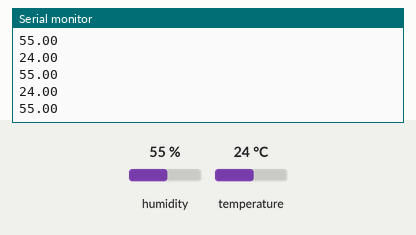
Simulated run of this sketch. Board: Arduino Uno, built with avr-gcc and run on an emulated ATmega328P. Parts: the last lines printed to the serial monitor. Inputs (shaded band) come from the test bench; at power-on: humidity 55 %, temperature 24 °C.

Above: at 3.8 s.
3.9 s: humidity set to 22 %
At 6.6 s:
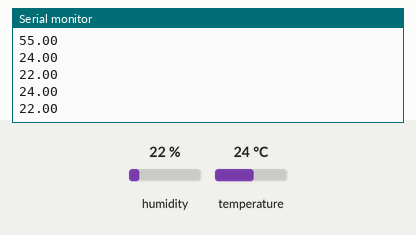
6.8 s: temperature set to 12 °C
At 7.9 s:
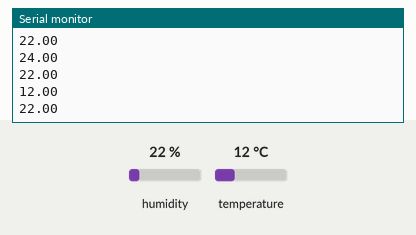
9.7 s: humidity set to 40 %
At 12.8 s:
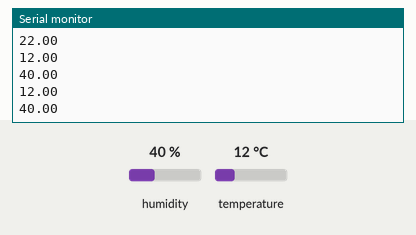
Timing chart, 0 to 14.3 s (numbered marks = the images above; inputs shaded):
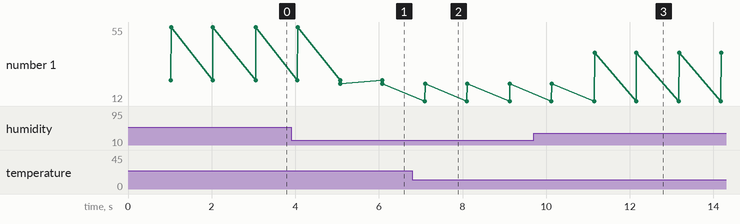

Measured:
- after the input at 3.9 s, the serial monitor: prints a new line after 1.2 s (image 1)
- after the input at 6.8 s, the serial monitor: prints a new line after 0.30 s (image 2)
- after the input at 9.7 s, the serial monitor: prints a new line after 1.5 s (image 3)
- plotted number 1: 55 → 22 after the input at 3.9 s, 22 → 40 after the input at 9.7 s

The sketch:

FINALCODE.ino
```cpp
#include "DHT.h"
#define DHTPIN 2 //digital pin connected to the DHT sensor
#define DHTTYPE DHT11 //DHT 11
DHT dht(DHTPIN,DHTTYPE);
void setup(){
  Serial.begin(9600);
  Serial.println("Group11_Lab1_Section01");
  dht.begin();
}
void loop(){
  //Wait a few moment between measurements
  delay(1000);
  //Reading temperature or humidity takes about 250 milliseconds
  //Sensor readings may also be up to 2 seconds 'old'(its very slow sensor)
  float h=dht.readHumidity();
  //Read temperature as Celsius(the default)
  float t=dht.readTemperature();
  //Read temperature as Farenheit(isFarenheit=true)
  float f=dht.readTemperature(true);

  //Check if any reads failed and exit early (to try again).
  if (isnan(h) || isnan(t) || isnan(f)){
    Serial.println(F("Failed to read the DHT sensor!"));
    return;
  }
  //Compute heat index in Farenheit (the default)
  float hif = dht.computeHeatIndex(f,h);
  //Compute heat index in Celsius(isFarenheit = false)
  float hic = dht.computeHeatIndex(t, h, false);
  //Serial.print("Temp: ");
  Serial.println(t);
  //Serial.print("Humidity: ");
  Serial.println(h);
}
```
